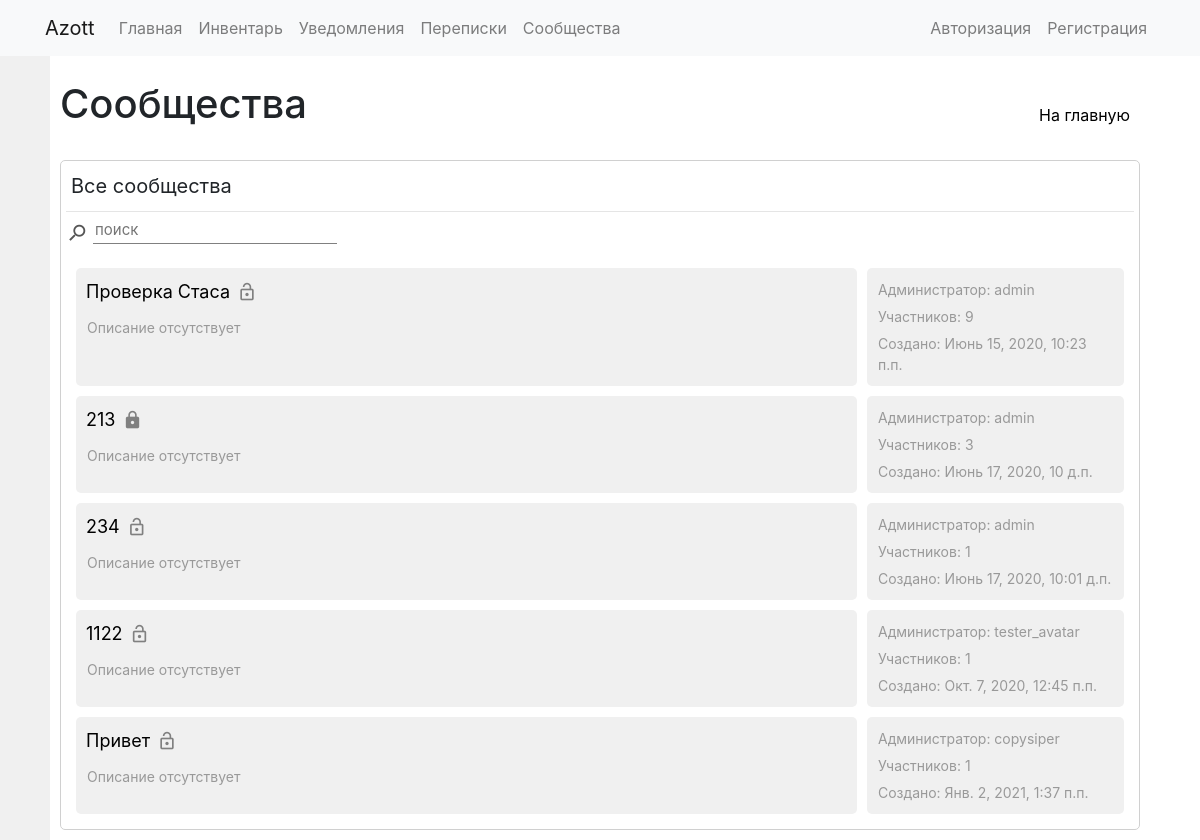
Page /groups/ on the earlier database version.
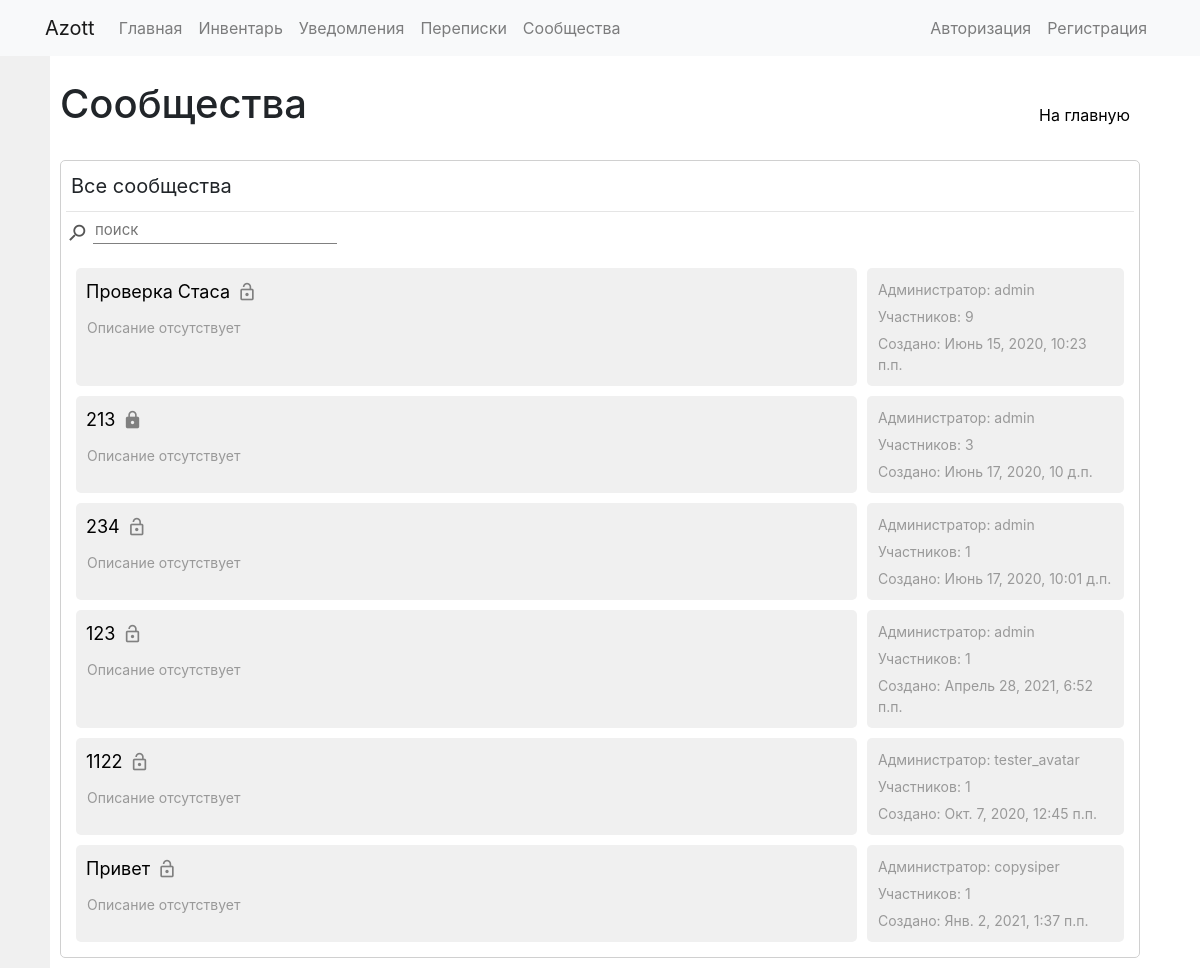
Same page on the later database version.
### communities/models.py (models this page shows, shortened)
class Group(models.Model):
	groupname = models.CharField(max_length=40)
	image = models.ImageField(upload_to='groups/groupimages', default=False)
	slug = models.SlugField(max_length=40, unique=True)
	description = models.TextField(blank=True)
	public = models.BooleanField(default=True)
	allowarticles = models.IntegerField(default=2)
	pubdate = models.DateTimeField('date published', default=datetime.now)
	admin = models.ForeignKey(User, on_delete=models.CASCADE, null=True, blank=True, related_name='groups_admins')
	editors = models.ManyToManyField(User, blank=True, related_name='groups_editors')
	subscribers = models.ManyToManyField(User, blank=True, related_name='groups_subs')
	subrequests = models.ManyToManyField(User, blank=True, related_name='groups_requests')
	banned = models.ManyToManyField(User, blank=True, related_name='groups_banned')
	rating = models.FloatField(null=True, blank=True, default=0)
	def __str__(self):
		return self.groupname

### communities/views.py (the view)
# urls.py: 2. Add a URL to urlpatterns:  path('', views.home, name='home')
def home(request):
    groups = Group.objects.annotate(members=models.Count('subscribers') + models.Count('editors')).order_by('-members')
    context = {'groups': groups}
    return render(request, 'communities/base.html', context)

### communities/templates/communities/base.html (shortened to what this page needs)
{% extends "base_general.html" %}
{% load static %}
{% block links %}
  <link rel="stylesheet" href="{% static 'communities/css/style.css' %}"/>
{% endblock %}
{% block content %}
  <div class="inline-wrapper">
    <h1>Сообщества</h1>
    <a class="button1" href="../">На главную</a>
  </div>
  <br>
  <div class="plate">
    <div class="inline-wrapper" id="table_buttons">
      {% if request.user.is_authenticated %}
        <div class="button0 button0-active" onclick="showgroups('groups_list', this)">Все сообщества</div>
        <div class="button0" onclick="showgroups('admin_groups_list', this)">Вы администратор {{ request.user.groups_admins.count }}</div>
        <div class="button0" onclick="showgroups('subs_groups_list', this)">Вы подписаны {{ request.user.groups_subs.count }}</div>
        <div class="button0" onclick="showgroups('editors_groups_list', this)">Вы редактор {{ request.user.groups_editors.count }}</div>
        <div class="button0" onclick="showgroups('banned_groups_list', this)">Вы заблокированы {{ request.user.groups_banned.count }}</div>
        <div class="button0" onclick="showgroups('requests_groups_list', this)">Заявки {{ request.user.groups_requests.count }}</div>
      {% else %}
        <div class="text1">Все сообщества</div>
      {% endif %}
    </div>
    <hr>
    <div class="inline-wrapper">
      <div class="inline-wrapper">
        <i class="material-icons icon2 flip-vertical" style="margin-top: 5px; margin-right: 5px;">search</i>
        <input id="main_groups_search" class="input2" type="text" placeholder="поиск" onkeyup="searchlist('groups_list', this.value)">
      </div>
    </div>
    <br>
    <div id='groups_list' class="main_groups_list" style="margin-right: 10px; margin-left: 10px;">
      {% for group in groups %}
        <div class="inline-wrapper" name='{{ group }}'>
          <div class="solid" style="width: calc(75% - 5px);">
            <div class="inline-wrapper">
              <div class="inline-wrapper">
                <div class="text2-1"><a class="link1" href="{{ group.slug }}">{{ group }}</a></div>
                {% if group.public %}
                  <i class="material-icons icon3-1" title="открытое сообщество">lock_open</i>
                {% else %}
                  <i class="material-icons icon3-1" title="закрытое сообщество">lock</i>
                {% endif %}
              </div>
            </div>
            {% if group.description %}
              <div class="text3">{{ group.description }}</div>
            {% else %}
              <div class="text3">Описание отсутствует</div>
            {% endif %}
          </div>
          <div class="solid" style="width: calc(25% - 5px);">
            <div class="text3">Администратор: {{ group.admin }}</div>
            <div class="text3">Участников: {{ group.subscribers.count|add:group.editors.count|add:1 }}</div>
            <div class="text3">Создано: {{ group.pubdate }}</div>
          </div>
        </div>
      {% empty %}
        <div class="text2">Здесь ничего нет</div>
      {% endfor %}
    </div>
  </div>
{% endblock %}

Differences in the rows shown:
added Group: groupname "123", public True (drawn), description "Описание отсутствует", admin "admin", subscribers.count|add "1", pubdate "Апрель 28, 2021, 6:52 п.п."
